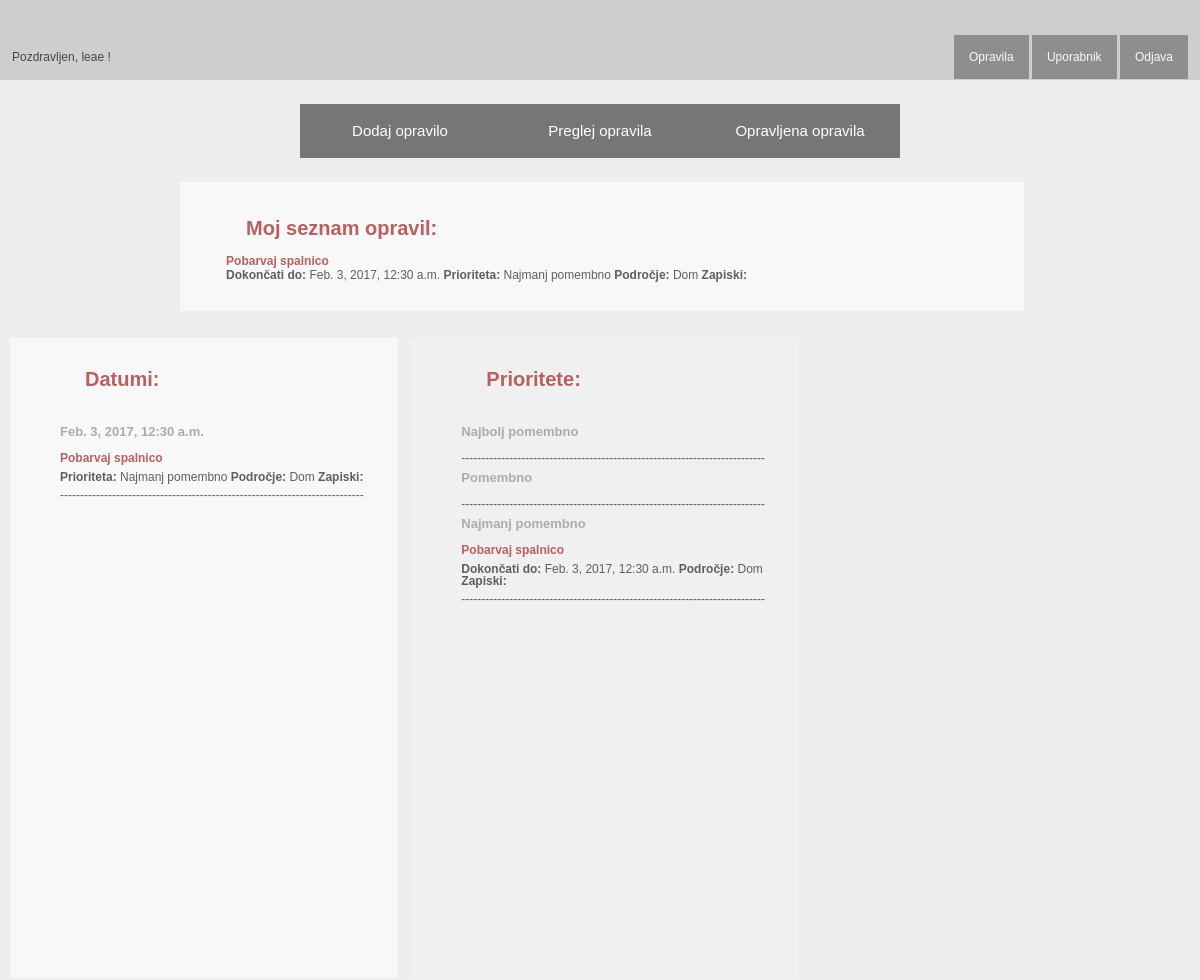
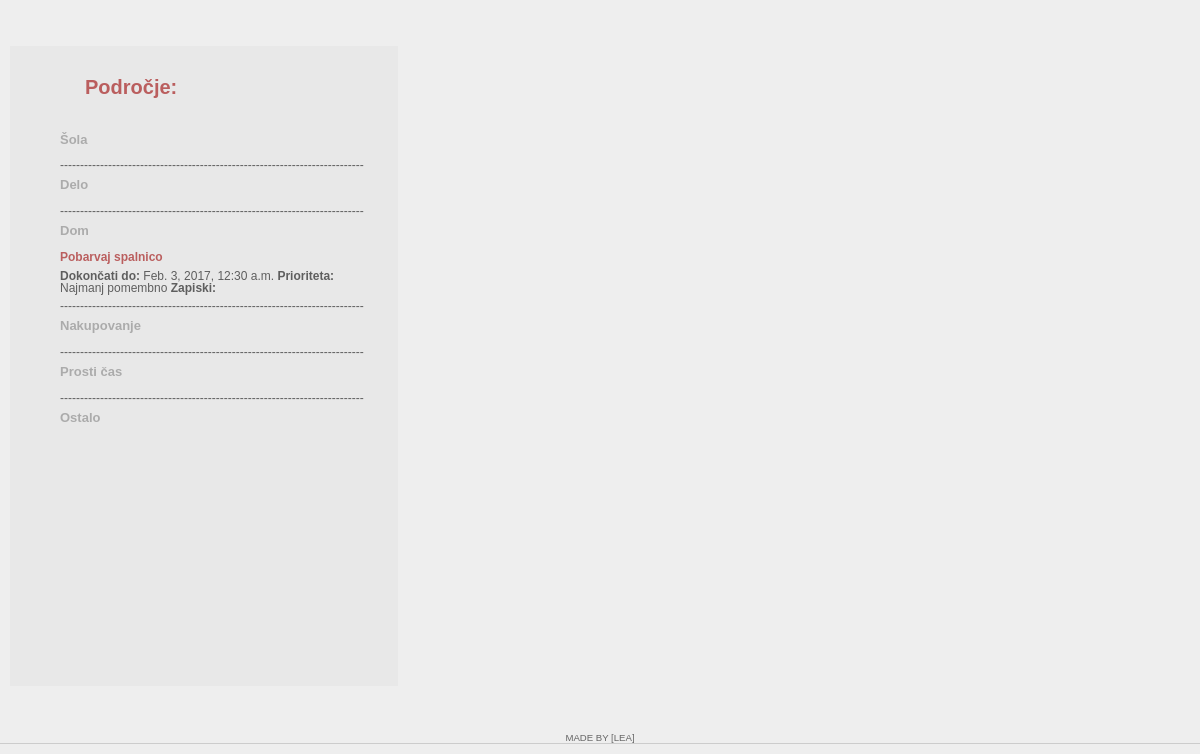
The app's page /opravila/ (signed in), older data (2 pictures, top to bottom).
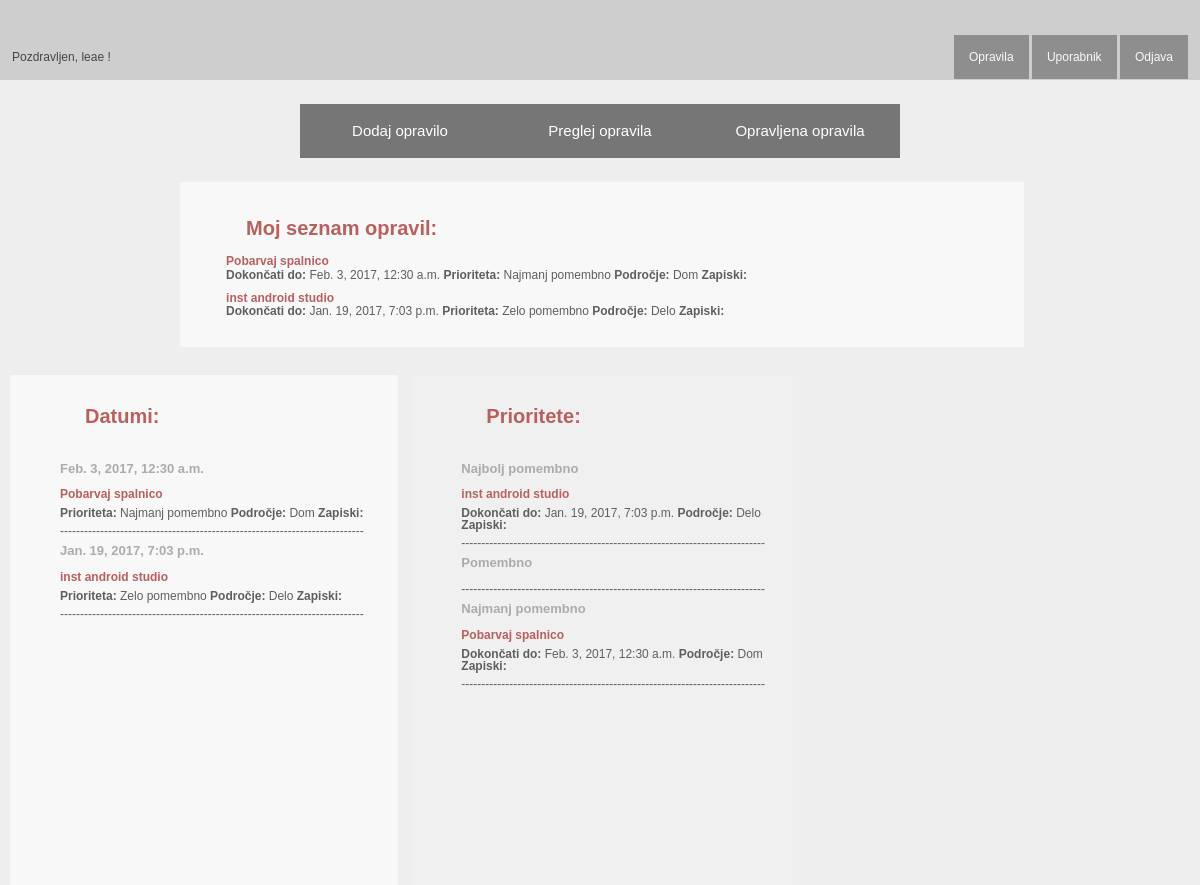
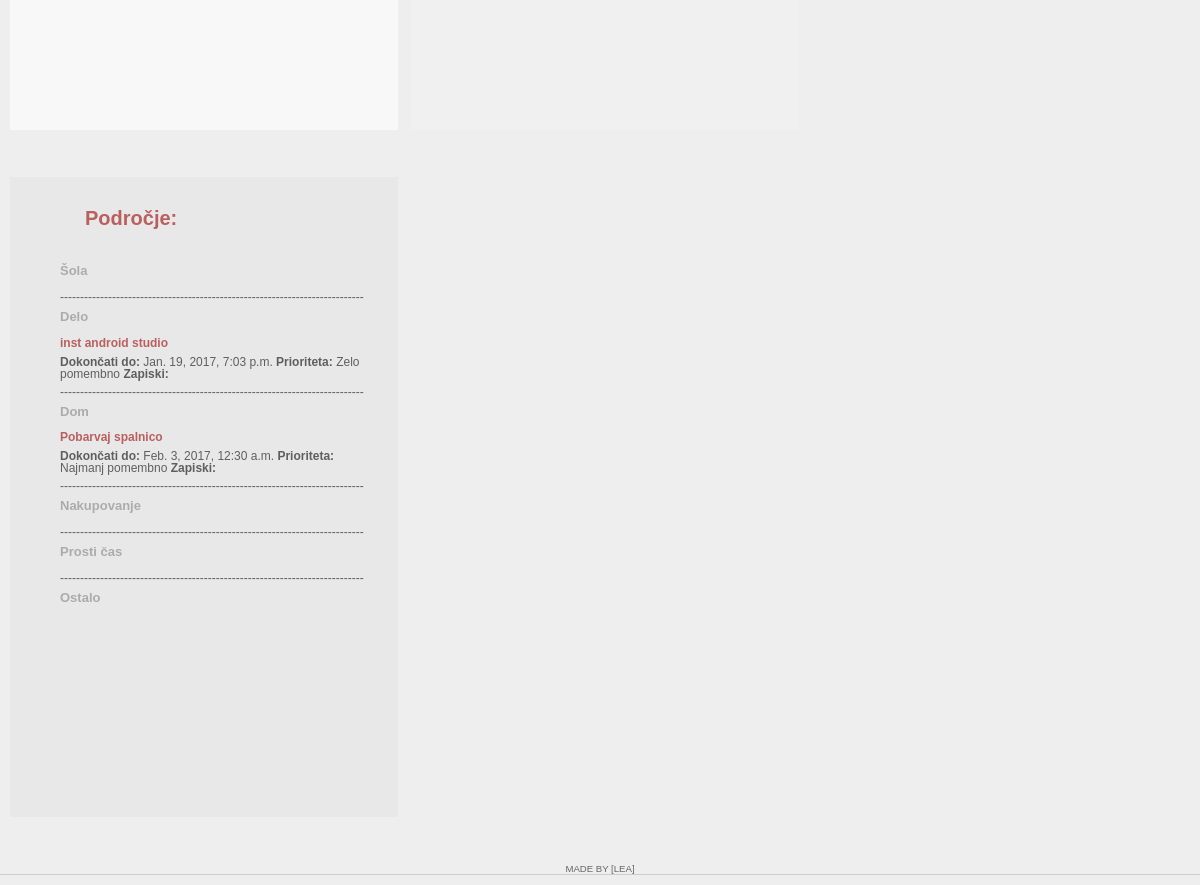
The same page, newer data (2 pictures, top to bottom).
### toDo/models.py (models this page shows, shortened)
class Opravilo(models.Model):
	uporabnik = models.ForeignKey(User, on_delete=models.CASCADE)
	ime = models.CharField(max_length=200)
	dueDate = models.DateTimeField(default=datetime.datetime.now)
	prioriteta = models.CharField(max_length=1,choices=PRIORITETA, default=1)
	podrocje = models.CharField(max_length=1, choices=PODROCJE, default=1)
	zapiski = models.CharField(max_length=400, blank = True)
	opravljen = models.BooleanField(default=False)

### toDo/views.py (the view)
# urls.py: url(r'opravila/', views.opravila, name ='preglej_opravila'),
def opravila(request):
	if request.user.is_authenticated():
		vsa_opravila = Opravilo.objects.filter(uporabnik=request.user)
		context = {'vsa_opravila': vsa_opravila}
	else:
		context = {'title': "Vpiši se"}
	return render(request, 'toDo/preglejOpravila.html', context)

### toDo/templates/toDo/preglejOpravila.html (shortened to what the changed rows need)
<!DOCTYPE html>
<html lang="en">
<head>
	{% load staticfiles %}
    <link rel="stylesheet" href="{% static 'toDo/css/opravila.css' %}" type="text/css" />
</head>
<body>
	<div id="page">
        <div class="containerReg">
			<div id="MyTODOlist">
				<h2>Moj seznam opravil:</h2>
				{%if vsa_opravila%}
					<ul>
						{%for Opravilo in vsa_opravila%}
							{%if Opravilo.opravljen == False %}
							<li><a href="/urediOpravilo/{{Opravilo.id}}/"><b>{{Opravilo.ime}}</b><br>
							<p><b>Dokončati do: </b> {{Opravilo.dueDate}} <b>Prioriteta: </b> {{Opravilo.get_prioriteta_display}} <b>Področje: </b> {{Opravilo.get_podrocje_display}} <b>Zapiski: </b> {{Opravilo.zapiski}}
							<p></a></li>
							{%endif%}
						{%endfor%}
					</ul>
				{%else%}
					<h3>V seznamu ni opravil.</h3>
				{%endif%}
			</div>
        </div>
		<div class="container">
            <div id="Datumi">
                <h2>Datumi:</h2>
				{%if vsa_opravila%}
					{%for Opravilo in vsa_opravila%}
						{%if Opravilo.opravljen == False %}
						<br><h4><b>{{Opravilo.dueDate}}</b></h4>
						<li><a href="/urediOpravilo/{{Opravilo.id}}/"><b>{{Opravilo.ime}}</b><br>
						<p><b>Prioriteta: </b> {{Opravilo.get_prioriteta_display}} <b>Področje: </b> {{Opravilo.get_podrocje_display}} <b>Zapiski: </b> {{Opravilo.zapiski}}
						<p></a></li>
						----------------------------------------------------------------------------
						{%endif%}
					{%endfor%}
				{%endif%}
            </div>
        </div>
        <div class="container2">
            <div id="PreglejPrioritete">
                <h2>Prioritete:</h2>
				{%if vsa_opravila%}
                <br><h4><b>Najbolj pomembno</b></h4>
                    {%for Opravilo in vsa_opravila%}
						{%if Opravilo.opravljen == False %}
							{%if Opravilo.prioriteta == '3'%}
							<li><a href="/urediOpravilo/{{Opravilo.id}}/"><b>{{Opravilo.ime}}</b><br>
							<p><b>Dokončati do: </b>{{Opravilo.dueDate}} <b>Področje: </b> {{Opravilo.get_podrocje_display}} <b>Zapiski:</b> {{Opravilo.zapiski}}</p></a></li>
							{%endif%}
						{%endif%}
					{%endfor%}
                <br><h4><b>Pomembno</b></h4>
                <br><h4><b>Najmanj pomembno</b></h4>
                    {%for Opravilo in vsa_opravila%}
						{%if Opravilo.opravljen == False %}
							{%if Opravilo.prioriteta == '1'%}
							<li><a href="/urediOpravilo/{{Opravilo.id}}/"><b>{{Opravilo.ime}}</b><br>
							<p><b>Dokončati do: </b>{{Opravilo.dueDate}} <b>Področje: </b> {{Opravilo.get_podrocje_display}} <b>Zapiski:</b> {{Opravilo.zapiski}}</p></a></li>
							{%endif%}
						{%endif%}
					{%endfor%}
				{%endif%}
            </div>
        </div>
        <div class="container3">
            <div id="PreglejPodrocje">
                <h2>Področje:</h2>
				{%if vsa_opravila%}
                <br><h4><b>Šola</b></h4>
				<br><h4><b>Delo</b></h4>
					{%for Opravilo in vsa_opravila%}
						{%if Opravilo.opravljen == False %}
							{%if Opravilo.podrocje == '2'%}
							<li><a href="/urediOpravilo/{{Opravilo.id}}/"><b>{{Opravilo.ime}}</b><br>
							<p><b>Dokončati do: </b>{{Opravilo.dueDate}} <b>Prioriteta: </b> {{Opravilo.get_prioriteta_display}} <b>Zapiski:</b> {{Opravilo.zapiski}}<p></a></li>
							{%endif%}
						{%endif%}
					{%endfor%}
				<br><h4><b>Dom</b></h4>
					{%for Opravilo in vsa_opravila%}
						{%if Opravilo.opravljen == False %}
							{%if Opravilo.podrocje == '3'%}
							<li><a href="/urediOpravilo/{{Opravilo.id}}/"><b>{{Opravilo.ime}}</b><br>
							<p><b>Dokončati do: </b>{{Opravilo.dueDate}} <b>Prioriteta: </b> {{Opravilo.get_prioriteta_display}} <b>Zapiski:</b> {{Opravilo.zapiski}}<p></a></li>
							{%endif%}
						{%endif%}
					{%endfor%}
				<br><h4><b>Nakupovanje</b></h4>
				<br><h4><b>Prosti čas</b></h4>
				<br><h4><b>Ostalo</b></h4>
				{%endif%}
            </div>
        </div>
	</div>
</body>
</html>

Row changes from the older to the newer data that the page shows:
added Opravilo: ime "inst android studio", dueDate "Jan. 19, 2017, 7:03 p.m.", prioriteta "Zelo pomembno", podrocje "Delo"
